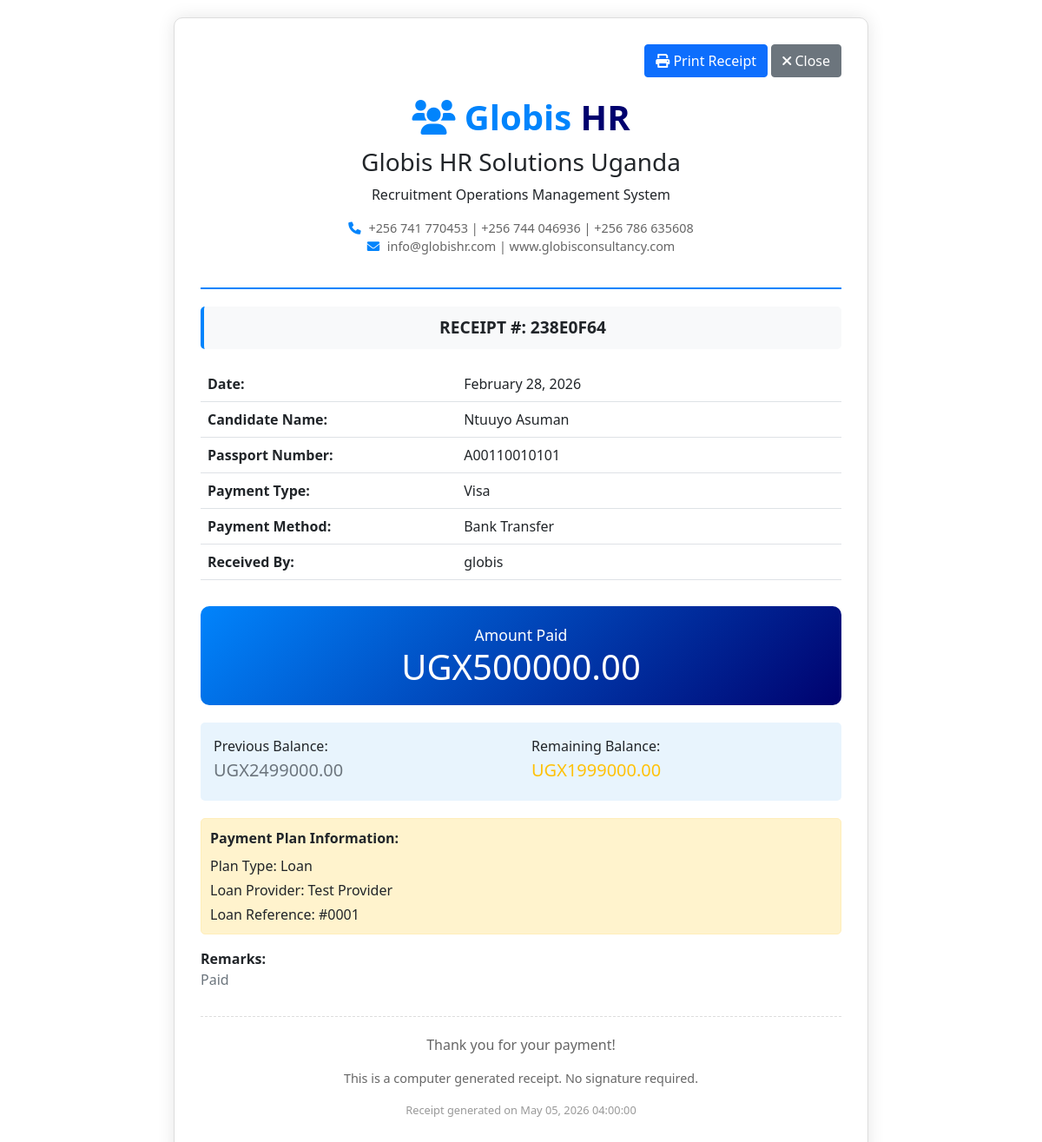
The app's page /payments/3/receipt/ (signed in) with its own data.
### apps/candidate_payments/models.py (models this page shows, shortened)
class CandidatePayment(models.Model):
    PAYMENT_TYPES = [
        ('registration', 'Registration'),
        ('medical', 'Medical'),
        ('visa', 'Visa'),
        ('ticket', 'Ticket'),
        ('balance', 'Balance Payment'),
        ('loan_disbursement', 'Loan Disbursement'),
    ]
    PAYMENT_METHODS = [
        ('cash', 'Cash'),
        ('bank_transfer', 'Bank Transfer'),
        ('mobile_money', 'Mobile Money'),
        ('cheque', 'Cheque'),
        ('loan', 'Loan'),
    ]
    candidate = models.ForeignKey(Candidate, on_delete=models.CASCADE, related_name='payments')
    payment_type = models.CharField(max_length=20, choices=PAYMENT_TYPES)
    amount = models.DecimalField(max_digits=10, decimal_places=2)
    date = models.DateField()
    payment_method = models.CharField(max_length=20, choices=PAYMENT_METHODS)
    received_by = models.ForeignKey(User, on_delete=models.SET_NULL, null=True)
    receipt_number = models.CharField(max_length=50, unique=True, default=uuid.uuid4)
    previous_balance = models.DecimalField(max_digits=10, decimal_places=2, default=0)
    new_balance = models.DecimalField(max_digits=10, decimal_places=2, default=0)
    remarks = models.TextField(blank=True)
    created_at = models.DateTimeField(auto_now_add=True)
    class Meta:
        ordering = ['-date']

### apps/candidates/models.py (models this page shows, shortened)
class Candidate(models.Model):
    BLOOD_GROUPS = [
        ('A+', 'A+'), ('A-', 'A-'),
        ('B+', 'B+'), ('B-', 'B-'),
        ('O+', 'O+'), ('O-', 'O-'),
        ('AB+', 'AB+'), ('AB-', 'AB-'),
    ]
    PAYMENT_PLANS = [
        ('cash', 'Full Cash Payment'),
        ('loan', 'Loan'),
        ('installment', 'Installment Plan'),
    ]
    full_name = models.CharField(max_length=200)
    passport_no = models.CharField(max_length=50, unique=True)
    passport_expiry = models.DateField()
    position = models.CharField(max_length=100)
    contact_number = models.CharField(max_length=20)
    mother_name = models.CharField(max_length=100, blank=True)
    father_name = models.CharField(max_length=100, blank=True)
    blood_group = models.CharField(max_length=3, choices=BLOOD_GROUPS, blank=True)
    salary = models.DecimalField(max_digits=10, decimal_places=2)
    agent = models.ForeignKey(Agent, on_delete=models.SET_NULL, null=True, related_name='candidates')
    client = models.ForeignKey(Client, on_delete=models.SET_NULL, null=True, related_name='candidates')
    initial_amount = models.DecimalField(max_digits=10, decimal_places=2, default=0,
                                         help_text="Total amount to be paid")
    remaining_balance = models.DecimalField(max_digits=10, decimal_places=2, default=0,
                                           help_text="Remaining balance to be paid")
    payment_plan = models.CharField(max_length=20, choices=PAYMENT_PLANS, default='cash')
    loan_provider = models.CharField(max_length=100, blank=True, help_text="If on loan, name of provider")
    loan_reference = models.CharField(max_length=100, blank=True, help_text="Loan reference number")
    fully_paid = models.BooleanField(default=False)
    fully_paid_date = models.DateField(null=True, blank=True)
    remarks = models.TextField(blank=True)
    created_at = models.DateTimeField(auto_now_add=True)
    updated_at = models.DateTimeField(auto_now=True)
    class Meta:
        ordering = ['-created_at']
        indexes = [
            models.Index(fields=['passport_no']),
            models.Index(fields=['created_at']),
            models.Index(fields=['fully_paid']),
            models.Index(fields=['payment_plan']),
        ]

### apps/candidate_payments/views.py (the view)
# urls.py: path('<int:pk>/receipt/', views.payment_receipt, name='payment_receipt'),
@login_required
def payment_receipt(request, pk):
    payment = get_object_or_404(CandidatePayment, pk=pk)
    return render(request, 'payments/receipt.html', {'payment': payment})

### templates/payments/receipt.html (shortened to what this page needs)
<!DOCTYPE html>
<html lang="en">
<head>
    <link href="https://cdn.jsdelivr.net/npm/bootstrap@5.1.3/dist/css/bootstrap.min.css" rel="stylesheet">
</head>
<body>
    <div class="container">
        <div class="receipt">
            <div class="no-print text-end mb-3">
                <button onclick="window.print()" class="btn btn-primary">
                    <i class="fas fa-print"></i> Print Receipt
                </button>
                <button onclick="window.close()" class="btn btn-secondary">
                    <i class="fas fa-times"></i> Close
                </button>
            </div>
            <div class="header">
                <div class="logo">
                    <i class="fas fa-users"></i> Globis <span>HR</span>
                </div>
                <h3>Globis HR Solutions Uganda</h3>
                <p>Recruitment Operations Management System</p>
                <div class="company-details">
                    <p>
                        <i class="fas fa-phone"></i> +256 741 770453 | +256 744 046936 | +256 786 635608<br>
                        <i class="fas fa-envelope"></i> info@globishr.com | www.globisconsultancy.com
                    </p>
                </div>
            </div>
            <div class="receipt-no text-center">
                <strong>RECEIPT #: {{ payment.receipt_number }}</strong>
            </div>
            <div class="details">
                <table class="table">
                    <tr>
                        <td>Date:</td>
                        <td>{{ payment.date|date:"F d, Y" }}</td>
                    </tr>
                    <tr>
                        <td>Candidate Name:</td>
                        <td>{{ payment.candidate.full_name }}</td>
                    </tr>
                    <tr>
                        <td>Passport Number:</td>
                        <td>{{ payment.candidate.passport_no }}</td>
                    </tr>
                    <tr>
                        <td>Payment Type:</td>
                        <td>{{ payment.get_payment_type_display }}</td>
                    </tr>
                    <tr>
                        <td>Payment Method:</td>
                        <td>{{ payment.get_payment_method_display }}</td>
                    </tr>
                    <tr>
                        <td>Received By:</td>
                        <td>{{ payment.received_by.get_full_name|default:payment.received_by.username }}</td>
                    </tr>
                </table>
            </div>
            <div class="amount-box">
                <p style="margin: 0; font-size: 1.1rem;">Amount Paid</p>
                <h3>UGX{{ payment.amount|floatformat:2 }}</h3>
            </div>
            <div class="balance-info">
                <div class="row">
                    <div class="col-6">
                        <p class="mb-1">Previous Balance:</p>
                        <h5 class="text-muted">UGX{{ payment.previous_balance|floatformat:2 }}</h5>
                    </div>
                    <div class="col-6">
                        <p class="mb-1">Remaining Balance:</p>
                        <h5 class="{% if payment.new_balance == 0 %}text-success{% else %}text-warning{% endif %}">
                            UGX{{ payment.new_balance|floatformat:2 }}
                        </h5>
                    </div>
                </div>
            </div>
            {% if payment.candidate.payment_plan != 'cash' %}
            <div class="payment-plan">
                <p class="mb-2"><strong>Payment Plan Information:</strong></p>
                <p class="mb-1">Plan Type: {{ payment.candidate.get_payment_plan_display }}</p>
                {% if payment.candidate.payment_plan == 'loan' %}
                <p class="mb-1">Loan Provider: {{ payment.candidate.loan_provider|default:"Not specified" }}</p>
                <p class="mb-0">Loan Reference: {{ payment.candidate.loan_reference|default:"Not specified" }}</p>
                {% endif %}
            </div>
            {% endif %}
            {% if payment.remarks %}
            <div class="mt-3">
                <strong>Remarks:</strong>
                <p class="text-muted">{{ payment.remarks }}</p>
            </div>
            {% endif %}
            <div class="footer">
                <p>Thank you for your payment!</p>
                <p style="font-size: 0.9rem;">This is a computer generated receipt. No signature required.</p>
                <p style="font-size: 0.8rem; color: #999;">Receipt generated on {% now "F d, Y H:i:s" %}</p>
            </div>
        </div>
    </div>
    <link rel="stylesheet" href="https://cdnjs.cloudflare.com/ajax/libs/font-awesome/6.0.0/css/all.min.css">
</body>
</html>

### templates/payments/receipt.html (style rules this page uses)
.receipt { max-width: 800px; margin: 20px auto; padding: 30px; border: 1px solid #ddd; border-radius: 10px; background: white; box-shadow: 0 0 20px rgba(0,0,0,0.1); }
.header { text-align: center; border-bottom: 2px solid #0184FC; padding-bottom: 20px; margin-bottom: 20px; }
.logo { font-size: 2.5rem; font-weight: bold; color: #0184FC; margin-bottom: 5px; }
.logo span { color: #00016E; }
.company-details { color: #666; font-size: 0.9rem; margin-top: 10px; }
.company-details i { color: #0184FC; margin-right: 5px; }
.receipt-no { font-size: 1.2rem; background: #f8f9fa; padding: 10px; border-radius: 5px; margin-bottom: 20px; border-left: 4px solid #0184FC; }
.details { margin-bottom: 30px; }
.details table { width: 100%; }
.details td { padding: 8px; }
.details td:first-child { font-weight: bold; width: 40%; }
.amount-box { background: linear-gradient(135deg, #0184FC, #00016E); padding: 20px; border-radius: 10px; text-align: center; margin: 20px 0; color: white; }
.amount-box h3 { font-size: 2.5rem; margin: 0; }
.balance-info { background: #e8f4fd; padding: 15px; border-radius: 5px; margin: 20px 0; }
.footer { text-align: center; margin-top: 30px; padding-top: 20px; border-top: 1px dashed #ddd; color: #666; }
.payment-plan { background: #fff3cd; border: 1px solid #ffeeba; padding: 10px; border-radius: 5px; margin-top: 10px; }

### records on screen
CandidatePayment: receipt_number "238E0F64", date "February 28, 2026", candidate.full_name "Ntuuyo Asuman", candidate.passport_no "A00110010101", payment_type "Visa", payment_method "Bank Transfer", received_by.get_full_name "globis", amount "500000.00", previous_balance "2499000.00", new_balance "1999000.00", candidate.payment_plan "Loan", candidate.loan_provider "Test Provider", candidate.loan_reference "#0001", remarks "Paid"
